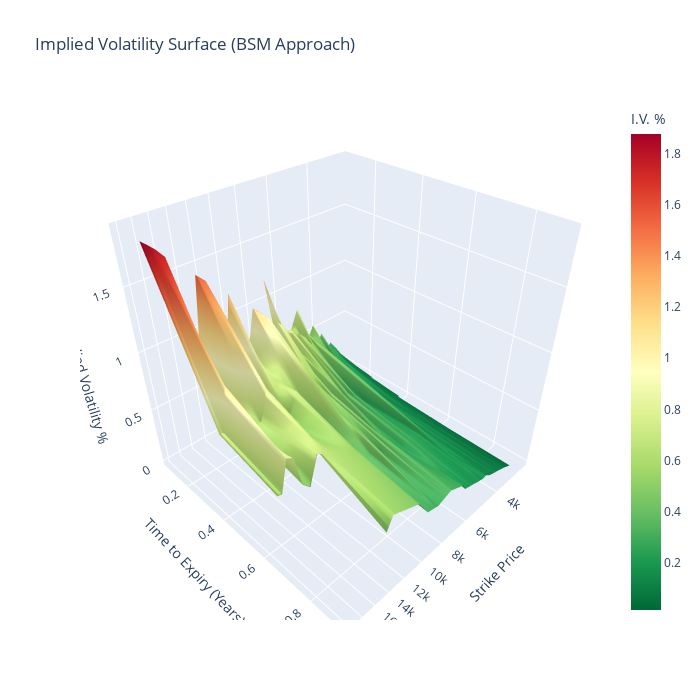

This figure's notebook cell:
### Code cell
import plotly.graph_objects as go
import numpy as np
from scipy.interpolate import griddata

# Define the columns needed from your data
strikes = btc_data['Strike Price'].values
times_to_expiration = btc_data['Time to Expiration'].values
implied_vols = btc_data['BSM_implied_volatility'].values

# Create meshgrid for strikes and times_to_expiration
X, Y = np.meshgrid(np.unique(strikes), np.unique(times_to_expiration))

# Interpolate the implied volatilities to fill the grid
Z = griddata((strikes, times_to_expiration), implied_vols, (X, Y), method='linear')

# Create the interactive 3D surface plot with color scale title
fig = go.Figure(data=[go.Surface(
    z=Z, x=X, y=Y, colorscale='RdYlGn_r',
    colorbar=dict(title="I.V. %")  # Title for the color scale
)])

fig.update_layout(
    title='Implied Volatility Surface (BSM Approach)',
    autosize=False,
    width=700,
    height=700,
    scene=dict(
        xaxis_title='Strike Price',
        yaxis_title='Time to Expiry (Years)',
        zaxis_title='Implied Volatility %',
        xaxis=dict(type="log"),
        aspectmode="cube"  # Ensures equal aspect ratio for x, y, and z
    )
)

fig.show()

### Figure 1 — Plotly figure (JSON) as saved in the notebook; plotly's stock layout.template omitted (floating-point values rounded to 4 significant figures; data arrays with more than 128 entries replaced by an {"elided": "..."} marker saying what was removed)
{"data": [{"colorbar": {"title": {"text": "I.V. %"}}, "colorscale": [[0, "rgb(0,104,55)"], [0.1, "rgb(26,152,80)"], [0.2, "rgb(102,189,99)"], [0.3, "rgb(166,217,106)"], [0.4, "rgb(217,239,139)"], [0.5, "rgb(255,255,191)"], [0.6, "rgb(254,224,139)"], [0.7, "rgb(253,174,97)"], [0.8, "rgb(244,109,67)"], [0.9, "rgb(215,48,39)"], [1, "rgb(165,0,38)"]], "type": "surface", "x": {"elided": "6x70 int values"}, "y": {"elided": "6x70 float values"}, "z": {"elided": "6x70 float values"}}], "layout": {"autosize": false, "height": 700, "scene": {"aspectmode": "cube", "xaxis": {"title": {"text": "Strike Price"}, "type": "log"}, "yaxis": {"title": {"text": "Time to Expiry (Years)"}}, "zaxis": {"title": {"text": "Implied Volatility %"}}}, "title": {"text": "Implied Volatility Surface (BSM Approach)"}, "width": 700}}
